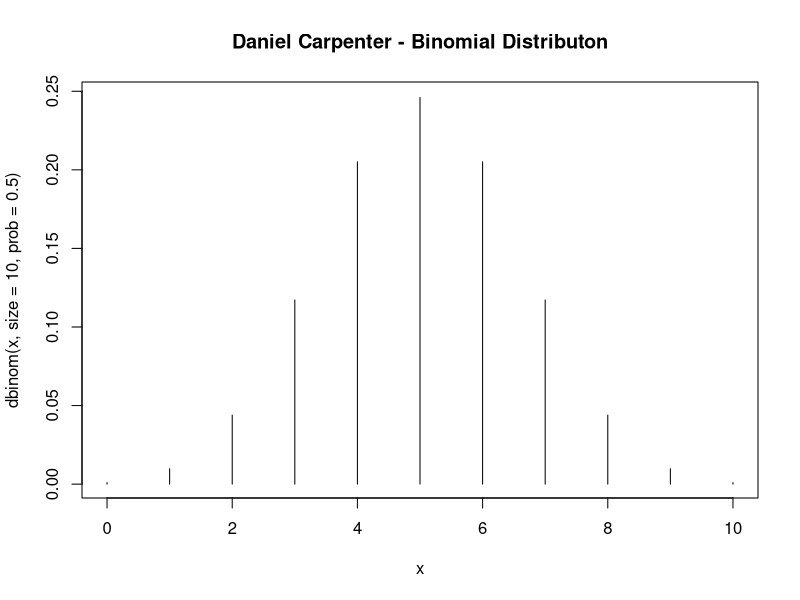

R code for this plot:
## ---- chunk 1
knitr::opts_chunk$set(echo = TRUE)
## ---- chunk 2
dmybin <- function(X, n, p) {
  
  # Change X to k to be consistent with textbook
  k = X
  
  # Calculate the binomial coefficient (N k)
  binomialCoefficient <- choose(n, X)
  
  # Return the discrete binomial calculation
  return(binomialCoefficient * p^k * (1 - p)^(n - k))
}
## ---- chunk 3
y.dmybin = dmybin(X=0:4, n=10, p=0.5)
y.dmybin
## ---- chunk 4
y.dbinom = dbinom(x=0:4, size=10, prob=0.5)
y.dbinom
## ---- chunk 5
pmybin <- function(dmybin, x, n, p) {
  
  # Return the Cumulative Probability
  return(sum(dmybin(0:x, n, p)))
}
## ---- chunk 6
cumulativeProbability.pmybin <- pmybin(dmybin, x=5, n=10, p=0.5)
cumulativeProbability.pmybin
## ---- chunk 7
cumulativeProbability.pbinom <- pbinom(q = 5, size=10, prob=0.5)
cumulativeProbability.pbinom
## ---- chunk 8
x = 0:10

plot(x, 
     y = dbinom(x, size = 10, prob = 0.5),
     type = 'h', # h := histogram like
     main = 'Daniel Carpenter - Binomial Distributon',
     xlab = 'x')
## ---- chunk 9
